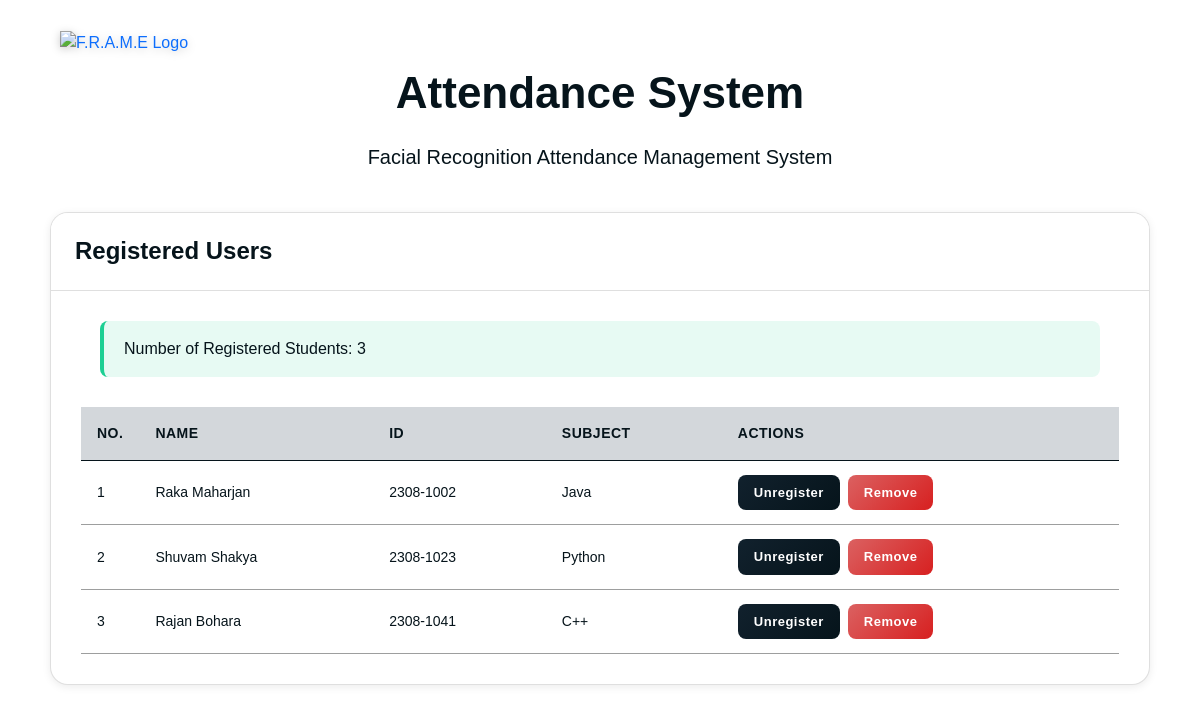
The page /registeruserlist (signed in) on the database its author committed.
### tables this page shows
CREATE TABLE student (
            id TEXT PRIMARY KEY,
            name TEXT NOT NULL,
            section TEXT,
            status TEXT NOT NULL
        , subject TEXT, semester TEXT);

### app.py (the view)
@app.route('/registeruserlist')
def register_user_list():
    if not g.user:
        return render_template('LogInForm.html')
    conn = get_db()
    cur = conn.cursor()
    cur.execute("SELECT * FROM student WHERE status='registered' ORDER BY id ASC")
    rows = cur.fetchall()
    conn.close()
    names = [row['name'] for row in rows]
    rolls = [row['id'] for row in rows]
    sub = [row['subject'] for row in rows]
    l = len(rows)
    mess = f'Number of Registered Students: {l}' if l else "Database is empty!"
    return render_template('RegisterUserList.html', names=names, rolls=rolls, sub=sub, l=l, mess=mess)

### app.py (called while the page is built)
def get_db():
    conn = sqlite3.connect(DATABASE)
    conn.row_factory = sqlite3.Row  # This makes rows accessible like dictionaries
    return conn

@app.before_request
def before_request():
    g.user = None
    if 'admin' in session:
        print(f"[DEBUG] Session admin found: {session['admin']}")
        conn = get_db()
        cur = conn.cursor()
        cur.execute("SELECT 1 FROM admin_signup WHERE admin_id = ?", (session['admin'],))
        admin_exists = cur.fetchone()
        conn.close()
        if admin_exists:
            g.user = session['admin']
        else:
            session.pop('admin', None)
            if request.endpoint and 'static' not in request.endpoint:
                return redirect(url_for('home'))

### templates/RegisterUserList.html (shortened to what this page needs)
<!DOCTYPE html>
<html lang="en">
<head>
  <link href="https://cdn.jsdelivr.net/npm/bootstrap@5.0.2/dist/css/bootstrap.min.css" rel="stylesheet"
>
</head>
<body>
  <div class="logo-container">
    <a href="/" class="logo-link" title="Go to Home">
      <img src="static/images/favicon.png" alt="F.R.A.M.E Logo">
    </a>
  </div>
  <div class="page-header">
    <div class="page-title">Attendance System</div>
    <div class="page-subtitle">Facial Recognition Attendance Management System</div>
  </div>
  <div class="container-wrapper">
    <div class="card">
      <div class="card-header">
        <h2>Registered Users</h2>
      </div>
      <div class="card-body">
        {% if mess %}
        <div class="message-alert{% if mess == 'Database is empty!' %} error-message{% endif %}">{{ mess }}</div>
        {% endif %}
        {% if l >= 1 %}
        <table>
          <thead>
            <tr>
              <th width="5%">No.</th>
              <th>Name</th>
              <th>ID</th>
              <th>Subject</th>
              <th>Actions</th>
            </tr>
          </thead>
          <tbody>
            {% for i in range(l) %}
            <tr>
              <td>{{ i+1 }}</td>
              <td>{{ names[i] }}</td>
              <td>{{ rolls[i] }}</td>
              <td>{{ sub[i] }}</td>
              <td>
                <div class="action-buttons">
                  <form style="display: inline;" action='/unregisteruser' method="POST" enctype="multipart/form-data">
                    <button type="submit" class="btn-action btn-unregister">Unregister</button>
                  </form>
                  <form style="display: inline;" action='/deleteregistereduser' method="POST" enctype="multipart/form-data">
                    <button type="submit" class="btn-action btn-remove">Remove</button>
                  </form>
                </div>
              </td>
            </tr>
            {% endfor %}
          </tbody>
        </table>
        {% else %}
        <div class="no-data">No registered users found.</div>
        {% endif %}
      </div>
    </div>
  </div>
</body>
</html>

### templates/RegisterUserList.html (style rules this page uses)
* { margin: 0; padding: 0; box-sizing: border-box; }
body { font-family: "Poppins", sans-serif; background: white; min-height: 100vh; color: #06141B; padding: 40px 20px; }
.logo-container { position: absolute; top: 30px; left: 60px; z-index: 10; }
.logo-link { display: inline-block; text-decoration: none; transition: all 0.3s ease; }
.logo-link img { width: 50px; height: 50px; object-fit: contain; transition: transform 0.3s ease; filter: drop-shadow(0 2px 4px rgba(0, 0, 0, 0.2)); }
.page-header { text-align: center; margin-bottom: 40px; animation: slideInDown 0.6s ease-out; margin-top: 20px; }
.page-title { font-size: 44px; font-weight: 700; color: #06141B; margin-bottom: 16px; }
.page-subtitle { font-size: 20px; color: #06141B; }
.message-alert { max-width: 1000px; margin: 0 auto 30px; padding: 16px 20px; background-color: rgba(27, 200, 142, 0.1); border-left: 4px solid #1dcf93; border-radius: 8px; color: #06141B; font-weight: 500; animation: slideInUp 0.6s ease-out; }
.container-wrapper { max-width: 1100px; margin: 0 auto; position: relative; }
.card { background: white; border-radius: 18px; box-shadow: 0 2px 8px rgba(0, 0, 0, 0.08); overflow: hidden; animation: slideInUp 0.6s ease-out 0.2s both; }
.card-header { background: white; padding: 24px; color: #06141B; }
.card-header h2 { font-size: 24px; font-weight: 700; margin: 0; }
.card-body { padding: 30px; }
table { width: 100%; border-collapse: collapse; margin-top: 20px; }
thead { background-color: #4a5c6a3e; border-bottom: 1px solid #06141B; }
th { padding: 16px; text-align: left; font-weight: 700; color: #06141B; font-size: 14px; text-transform: uppercase; letter-spacing: 0.5px; }
td { padding: 14px 16px; border-bottom: 1px solid #9d9e9e; font-size: 14px; color: #06141B; }
tbody tr { transition: background-color 0.3s ease; background-color: white; }
.action-buttons { display: flex; gap: 8px; flex-wrap: wrap; }
.btn-action { padding: 8px 16px; border: none; border-radius: 8px; font-size: 13px; font-weight: 600; cursor: pointer; transition: all 0.3s ease; letter-spacing: 0.5px; }
.btn-unregister { background: linear-gradient(135deg, #11212D 0%, #06141B 100%); color: white; }
.btn-remove { background: linear-gradient(135deg, #db6161 0%, #d72020 100%); color: white; }

### rows shown on the page
student: name "Raka Maharjan", id "2308-1002", subject "Java"
student: name "Shuvam Shakya", id "2308-1023", subject "Python"
student: name "Rajan Bohara", id "2308-1041", subject "C++"

### other values the page prints
{{ mess }} "Number of Registered Students: 3"
{{ i+1 }} "1" "2" "3"
